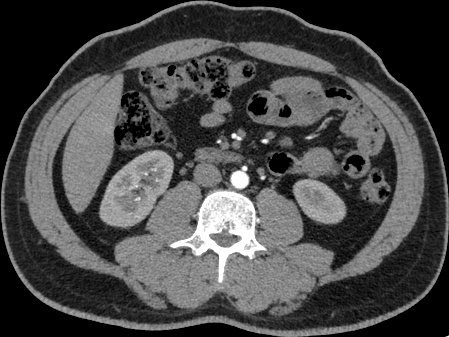
#> input picture px/processed_images/Normal/Normal- (100).jpg, 449 x 337 px, found by its file name; its folder holds only this picture in this run
$ python final_croping_tool.py
#> lines starting #> are read from the running program, lines starting #| are printed output that depends on the picture; after the words box and inside, x2 and y2 are one past the last pixel; in counts of white or black regions, pixels touching at a corner belong together
import cv2
import numpy as np
import os

# def blackout_corners(img, size=30):
#     h, w = img.shape[:2]

#     # Top-left corner
#     img[0:size, 0:size] = 0

#     # Top-right corner
#     img[0:size, w-size:w] = 0

#     # Bottom-left corner
#     img[h-size:h, 0:size] = 0

#     # Bottom-right corner
#     img[h-size:h, w-size:w] = 0

#     return img

def process_image(image_path, save_path):
    # Read grayscale image
    image = cv2.imread(image_path, 0)
#> image is the input picture: shape (337, 449); min 0, max 255, mean 71.2
    if image is None:
        print(f"Failed to load {image_path}")
        return

    # Threshold to binary
    _, binary = cv2.threshold(image, 1, 255, cv2.THRESH_BINARY)
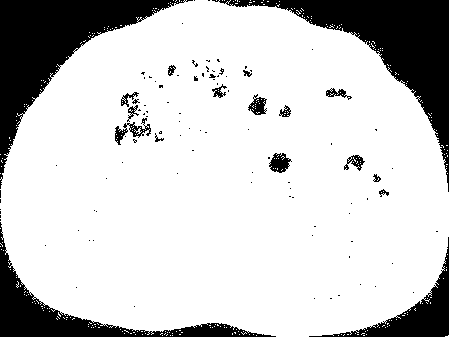
#> binary: shape (337, 449); 80% white; 105 black regions (87 under 20 px), largest, box (x1, y1, x2, y2) and area: (212, 0, 449, 192) 10243, (0, 0, 193, 189) 10201, (0, 222, 276, 337) 5149

    # Connected components
    num_labels, labels, stats, _ = cv2.connectedComponentsWithStats(binary)
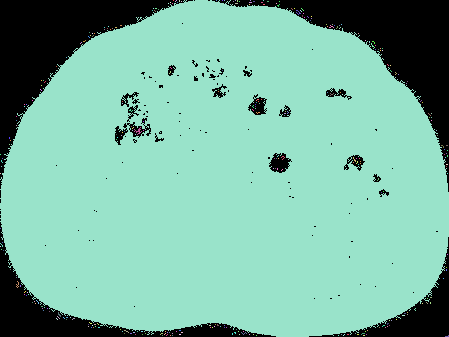
#> labels: shape (337, 449) int32; 317 distinct labels, from 0 to 316; one colour per label, 0 black
#> num_labels = 317; stats = 317 rows, first 6: [0, 0, 449, 337, 30275], [173, 0, 1, 1, 1], [175, 0, 2, 2, 2], [179, 0, 1, 2, 2], [181, 1, 1, 1, 1], [0, 0, 449, 337, 120506]

    if num_labels <= 1:
        print(f"No foreground found in {image_path}")
        return
    # print("Component areas (excluding background):", stats[1:, cv2.CC_STAT_AREA])
    # Find largest connected component ignoring background
    largest_label = 1 + np.argmax(stats[1:, cv2.CC_STAT_AREA])
#> largest_label = 5
    x, y, w, h, area = stats[largest_label]
#> x = 0; y = 0; w = 449; h = 337; area = 120506

    # Extract ROI
    roi = image[y:y+h, x:x+w]

    # Blackout corners
    # roi = blackout_corners(roi, size=corner_size)

    # Save processed image
    cv2.imwrite(save_path, roi)
    print(f"Processed and saved: {save_path}")

def process_folder(input_folder, output_folder):
    if not os.path.exists(output_folder):
        os.makedirs(output_folder)

    # Supported image extensions
    valid_extensions = (".jpg", ".jpeg", ".png", ".bmp", ".tif", ".tiff")

#> (the run stopped early here; a loop or call above may not have finished)
